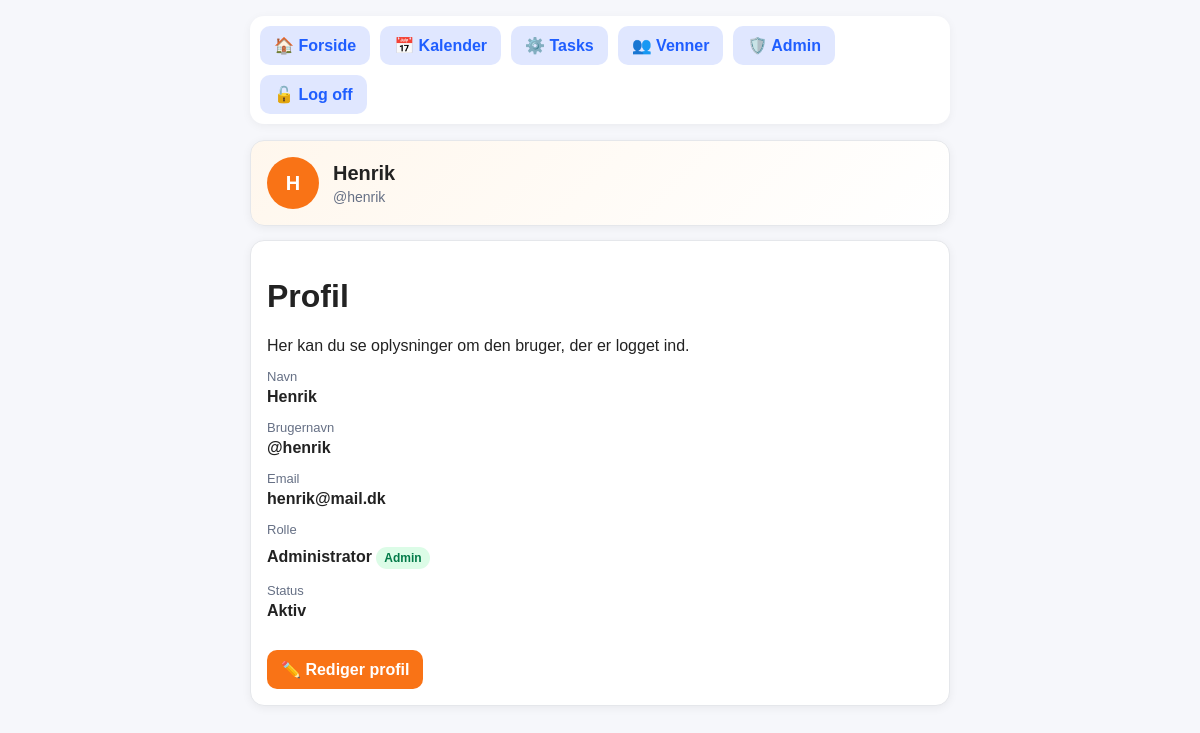
Screenshot of /profile (signed in) with the database file from the repository.
### tables this page shows
CREATE TABLE users (
    id INTEGER PRIMARY KEY,
    name TEXT NOT NULL,
    username TEXT NOT NULL UNIQUE,
    email TEXT NOT NULL UNIQUE,
    password_hash TEXT,
    is_admin BOOLEAN NOT NULL DEFAULT 0,
    is_active BOOLEAN NOT NULL DEFAULT 1
);

### app.py (the view)
@app.route("/profile")
def profile():
    user, redirect_response = require_login()
    if redirect_response:
        return redirect_response
    return render_template("profile.html", user=user)

### app.py (called while the page is built)
def get_db():
    conn = sqlite3.connect("database.db")
    conn.row_factory = sqlite3.Row
    return conn

def get_current_user_id():
    return session.get("user_id")

def get_current_user():
    user_id = get_current_user_id()
    if not user_id:
        return None
    db = get_db()
    user = db.execute("""
        SELECT id, name, username, email, password_hash, is_admin, is_active
        FROM users
        WHERE id = ?
    """, (user_id,)).fetchone()
    return user

def require_login():
    user = get_current_user()
    if user is None:
        return None, redirect("/login")
    if user["is_active"] != 1:
        session.pop("user_id", None)
        return None, redirect("/login")
    return user, None

@app.context_processor
def inject_global_template_data():
    user = get_current_user()
    return {
        "current_user": user
    }

### templates/profile.html (shortened to what this page needs)
<!DOCTYPE html>
<html lang="da">
<head>
    <link rel="stylesheet" href="{{ url_for('static', filename='styles.css') }}">
</head>
<body>
    <div class="container">
        <div class="top-links">
            <a class="nav-link" href="/">🏠 Forside</a>
            <a class="nav-link" href="/calendar">📅 Kalender</a>
            <a class="nav-link" href="/manage_tasks">⚙️ Tasks</a>
            <a class="nav-link" href="/friends">👥 Venner</a>
            {% if current_user and current_user["is_admin"] == 1 %}
                <a class="nav-link" href="/admin">🛡️ Admin</a>
            {% endif %}
            <a class="nav-link" href="/logout">🔓 Log off</a>
        </div>
        <div class="card brand-card">
            <div class="profile-header">
                <div class="avatar">
                    {{ user["name"][0]|upper }}
                </div>
                <div class="profile-title">
                    <div class="profile-name">{{ user["name"] }}</div>
                    <div class="profile-username">@{{ user["username"] }}</div>
                </div>
            </div>
        </div>
        <div class="card">
            <h1>Profil</h1>
            <div class="subtitle">
                Her kan du se oplysninger om den bruger, der er logget ind.
            </div>
            <div class="row">
                <div class="label">Navn</div>
                <div class="value">{{ user["name"] }}</div>
            </div>
            <div class="row">
                <div class="label">Brugernavn</div>
                <div class="value">@{{ user["username"] }}</div>
            </div>
            <div class="row">
                <div class="label">Email</div>
                <div class="value">{{ user["email"] }}</div>
            </div>
            <div class="row">
                <div class="label">Rolle</div>
                <div class="value">
                    {% if user["is_admin"] == 1 %}
                        Administrator
                        <div class="pill admin">Admin</div>
                    {% else %}
                        Bruger
                    {% endif %}
                </div>
            </div>
            <div class="row">
                <div class="label">Status</div>
                <div class="value">
                    {% if user["is_active"] == 1 %}
                        Aktiv
                    {% else %}
                        Inaktiv
                        <div class="pill inactive">Deaktiveret</div>
                    {% endif %}
                </div>
            </div>
            <div>
                <a class="action-link" href="/edit-profile">✏️ Rediger profil</a>
            </div>
        </div>
    </div>
</body>
</html>

### static/styles.css (style rules this page uses)
:root { --primary: #f97316; --primary-soft: #fff7ed; --secondary: #1f5eff; --secondary-soft: #e0e7ff; --success: #16a34a; --success-soft: #dcfce7; --error: #dc2626; --error-soft: #fee2e2; --bg-main: #f6f7fb; --bg-card: #ffffff; --border: #e5e7eb; --text-main: #222; --text-muted: #555; }
body { font-family: Arial, sans-serif; padding: 16px; margin: 0; background: var(--bg-main); color: var(--text-main); }
.container { max-width: 700px; margin: 0 auto; }
.card { background: var(--bg-card); border-radius: 14px; padding: 16px; box-shadow: 0 2px 10px rgba(0,0,0,0.06); margin-bottom: 14px; border: 1px solid var(--border); }
.top-links { display: flex; gap: 10px; flex-wrap: wrap; margin-bottom: 16px; background: white; padding: 10px; border-radius: 14px; box-shadow: 0 2px 10px rgba(0,0,0,0.05); }
.nav-link { text-decoration: none; background: var(--secondary-soft); color: var(--secondary); padding: 10px 14px; border-radius: 10px; font-weight: 600; transition: 0.2s; }
.profile-header { display: flex; align-items: center; gap: 14px; }
.avatar { width: 52px; height: 52px; border-radius: 50%; background: var(--primary); color: white; display: flex; align-items: center; justify-content: center; font-size: 20px; font-weight: 700; flex-shrink: 0; }
.profile-title { min-width: 0; }
.profile-name { font-size: 20px; font-weight: 700; margin-bottom: 4px; }
.profile-username { font-size: 14px; color: #667085; }
.row { margin: 14px 0; }
.label { font-size: 13px; color: #667085; margin-bottom: 4px; }
.value { font-size: 16px; font-weight: 600; word-break: break-word; }
.pill { display: inline-block; margin-top: 6px; font-size: 12px; border-radius: 999px; padding: 4px 8px; background: #eef1f6; color: #444; }
.pill.admin { background: var(--success-soft); color: #027a48; }
.action-link { display: inline-block; text-decoration: none; background: var(--primary); color: white; padding: 10px 14px; border-radius: 10px; font-weight: 600; margin-top: 16px; box-sizing: border-box; }
.brand-card { background: linear-gradient(135deg, var(--primary-soft), #ffffff); }

### rows the page displays
users: name "H", name "Henrik", username "henrik", email "henrik@mail.dk"
